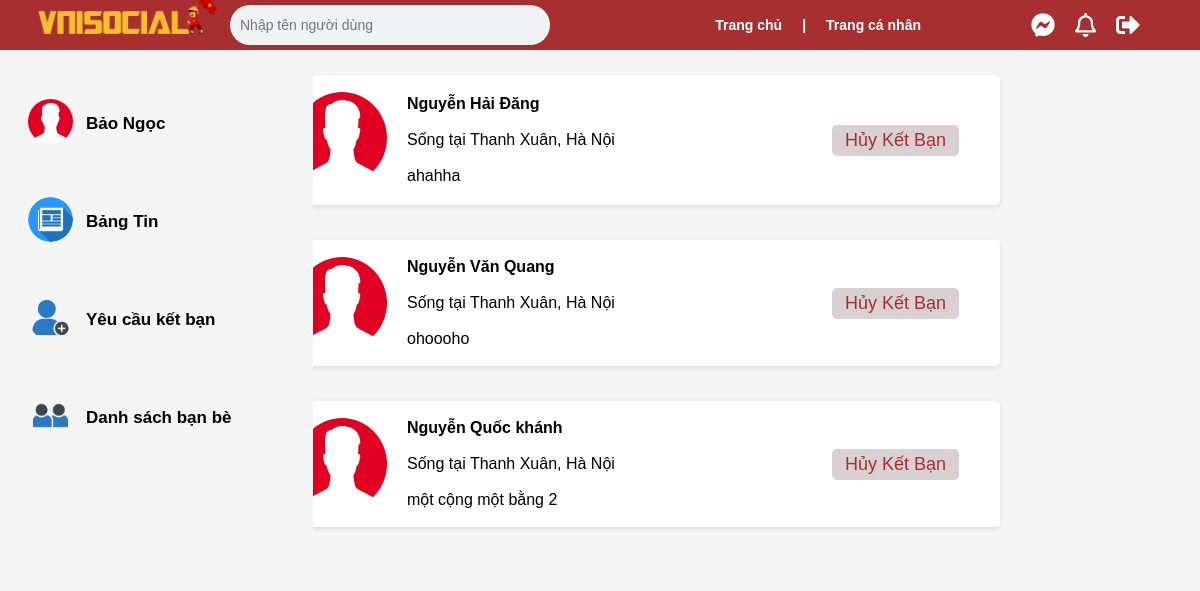
The page /index.php?diden=dsbanbe (signed in) on the database its author committed.
### tables this page shows
CREATE TABLE nguoidung(
  ma_nguoidung bigint(19) NOT NULL AUTO_INCREMENT PRIMARY KEY,
  ten_nguoidung varchar(150), 
  matkhau varchar(150), 
  email varchar(150), 
  gioitinh varchar(15),
  ngaysinh date, 
  avatar varchar(600) DEFAULT 'nguoidung.jpeg',
  anhbia varchar(600) DEFAULT 'anhbia.jpg',
  tieusu varchar(250),
  hoc_tai varchar(250),
  lam_tai varchar(250),
  song_tai varchar(250)
  
);

### banbe/dsbanbe.php (the view, shortened to what this page needs)
<?php include("bar/thanhbentrai.php"); ?>
<!DOCTYPE html>
<html lang="vi">
<head>
</head>
<body>
    <div class="container">
        <ul>
            <?php
                $sql = "SELECT nd.* FROM nguoidung nd
        JOIN banbe bb ON nd.ma_nguoidung = bb.ma_nguoidung1 OR nd.ma_nguoidung = bb.ma_nguoidung2
        WHERE bb.ma_nguoidung1 = $user_id AND nd.ma_nguoidung != $user_id OR bb.ma_nguoidung2 = $user_id AND nd.ma_nguoidung != $user_id";
         $result = $conn->query($sql);
                if ($result->num_rows > 0) {
                    while($row = $result->fetch_assoc()) {
                        echo "<li>";
                        echo "<div class='user-info'>";
                        echo "<img class='user-avatar' src='IMG/" . $row["avatar"] . "'>";
                        echo "<div>";
                        echo "<a href='index.php?diden=trangcanhan_nl&id2=" . urlencode($row["ma_nguoidung"]) . "' target='_blank' class='user-link'><span class='tnd'><strong>" . $row["ten_nguoidung"] . "</strong></span></a><br>";
                        echo "<span class='st'>Sống tại " . $row["song_tai"] . "</span><br>";
                        echo "<span class='ts'> " . $row["tieusu"] . "</span>";
                        echo "</div>";
                        echo "</div>";
                        echo "<div class='btn-group'>";
                        echo "<button class='btn-accept' onclick='huyKetBan(" . $user_id . ", " . $row["ma_nguoidung"] . ")'>Hủy Kết Bạn</button>";
                        echo "</div>";
                        echo "</li>";
                    }
                } else {
                    echo "<li>Bạn hiện chưa kết bạn với ai, hãy kết thêm nhiều bạn mới nhé.</li>";
                }
            ?>
        </ul>
    </div>
</body>
</html>

### BAR/thanhbentrai.php (shortened to what this page needs)
<!DOCTYPE html>
<html lang="vi">
<head>
</head>
<body>
    <?php
        $sqlnd = "SELECT *
        FROM nguoidung
        WHERE ma_nguoidung = $user_id;";
        $resultnd = $conn->query($sqlnd);
        $rownguoidung= $resultnd->fetch_assoc();
    ?>
    <div class="menu-trai">
        <a href="index.php?diden=trangcanhan">
        <button class="btn-trang-ca-nhan">
            <div class="custom-user-info">
                            <div class="custom-user-avatar">
                            </div>
                            <div class="custom-user-details">
                                <h3 style =" font-size: 17px;"><?php echo $rownguoidung["ten_nguoidung"]; ?></h3>
                            </div>
                        </div>
                        </button>
        </a>
        <a href="index.php?diden=trangchu">
            <button class="btn-yeu-cau-ket-ban">
            <div class="custom-user-info">
                            <div class="custom-user-avatar">
                            <img src="IMG/newsfeed.png" alt="User Avatar">
                            </div>
                            <div class="custom-user-details">
                                <h3 style =" font-size: 17px;">Bảng Tin</h3>
                            </div>
                        </div>
                    </button>
        </a>
        <a href="index.php?diden=dsyeucau">
            <button class="btn-yeu-cau-ket-ban">
            <div class="custom-user-info">
                            <div class="custom-user-avatar">
                            <img src="IMG/add-friend.png" alt="User Avatar">
                            </div>
                            <div class="custom-user-details">
                                <h3 style =" font-size: 17px;">Yêu cầu kết bạn</h3>
                            </div>
                        </div>
                    </button>
        </a>
        <a href="index.php?diden=dsbanbe">
            <button class="btn-yeu-cau-ket-ban">
            <div class="custom-user-info">
                            <div class="custom-user-avatar">
                            <img src="IMG/friends.png" alt="User Avatar">
                            </div>
                            <div class="custom-user-details">
                                <h3 style =" font-size: 17px;">Danh sách bạn bè</h3>
                            </div>
                        </div>
                    </button>
    </div>
</body>
</html>
<?php
$html = ob_get_clean();
echo $html;
?>

### BAR/Nav_Bar.php (style rules this page uses)
body { margin: 0; padding: 0; font-family: Arial, sans-serif; }

### BAR/thanhbentrai.php (style rules this page uses)
.menu-trai { position: fixed; left: 0; top: 0; bottom: 0; width: 285px; background-color: #f5f5f5; padding: 61px 11px 0 17px; }
.custom-user-details h3 { margin: 0; font-size: 19px; }
body { background: #f5f5f5; }
html { background: #f5f5f5; }
.btn-trang-ca-nhan, .btn-yeu-cau-ket-ban { width: 100%; padding: 10px; margin-top: 27px; border: 1px solid #f5f5f5; border-radius: 5px; text-align: center; font-size: 16px; cursor: pointer; }
.btn-trang-ca-nhan { background-color: #f5f5f5; color: #000; }
.btn-yeu-cau-ket-ban { background-color: #f5f5f5; color: #000; }
h3 { color: black; }
.custom-user-avatar img { width: 45px; height: 45px; border-radius: 50%; object-fit: cover; object-position: center; }
.custom-user-info { display: flex; align-items: center; }
.custom-user-details h3 { margin-left: 13px; }

### banbe/dsbanbe.php (style rules this page uses)
body { font-family: Arial, sans-serif; background-color: #f4f4f4; margin: 0; padding: 20px; }
.container { max-width: 800px; margin: 0 auto; background-color: #f5f5f5; padding: 20px; border-radius: 5px; }
ul { list-style-type: none; padding: 0; }
li { margin-top: 35px; padding: 17px; background-color: #ffffff; border-radius: 5px; box-shadow: 0 2px 5px rgba(0, 0, 0, 0.1); display: flex; justify-content: space-between; align-items: center; margin-left: 10%; }
.user-info { display: flex; align-items: center; flex: 1; }
.user-info div { margin-left: 10px; }
.user-avatar { width: 50px; height: 50px; border-radius: 50%; }
.btn-group { display: flex; align-items: baseline; flex-direction: column; margin-right: 20px; }
.btn-accept, .btn-reject { padding: 5px 10px; border-radius: 5px; cursor: pointer; }
.btn-accept { background-color: #d1c7c7d1; color: #a72f2f; border: none; margin-right: 10px; width: 97%; font-size: 18px; }
.user-info div { margin-left: 10px; display: flex; align-content: center; justify-content: space-around; flex-direction: column; flex-wrap: nowrap; align-items: flex-start; }
.user-avatar { width: 90px; height: 92px; border-radius: 50%; margin-right: 10px; }
.user-link { text-decoration: none; color: inherit; }

### rows shown on the page
nguoidung: ten_nguoidung "Bảo Ngọc"
nguoidung: avatar (picture), ten_nguoidung "Nguyễn Hải Đăng", song_tai "Thanh Xuân, Hà Nội", tieusu "ahahha"
nguoidung: avatar (picture), ten_nguoidung "Nguyễn Văn Quang", song_tai "Thanh Xuân, Hà Nội", tieusu "ohoooho"
nguoidung: avatar (picture), ten_nguoidung "Nguyễn Quốc khánh", song_tai "Thanh Xuân, Hà Nội", tieusu "một cộng một bằng 2"
